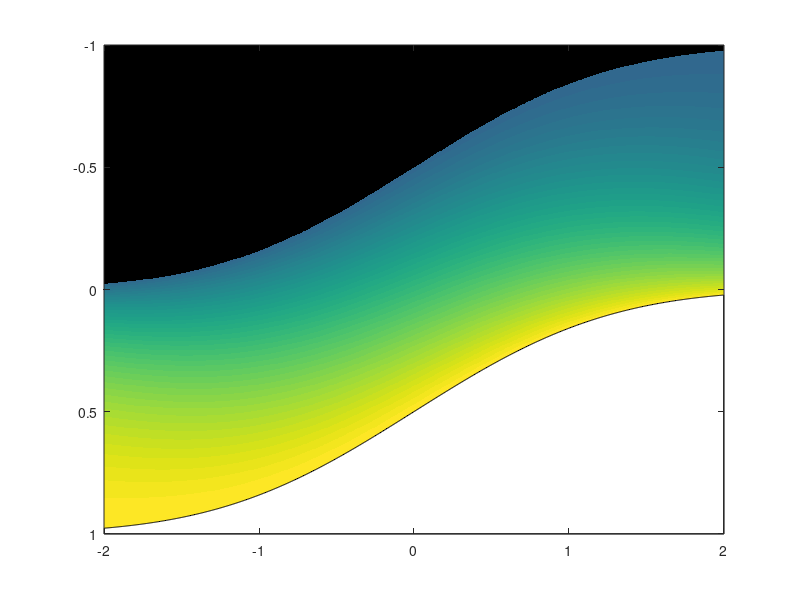

This chart was generated by the following MATLAB code: (Note: this script raises an error after producing the figure.)
bias = @(alp,mu_sigp,beta,siga_2) normcdf(sqrt(siga_2)*(norminv(beta)-(mu_sigp.*(1-sqrt(1-alp))))./sqrt(alp));
mus=linspace(-2,2,1001);
betas=linspace(-1,1,1001);
[q1,q2]=meshgrid(mus,betas);
alp=0.6;
siga_2=2/3;


y=bias(alp,q1,q2+normcdf(q1),siga_2);
xs=mus;


imagesc(mus,betas,y+0.5)
hold on
p=patch([xs,2,-2],[1-normcdf(xs),1,1],[1,1,1]);
% hatchfill2(p,'speckle','speckledensity',10000);
hatchfill2(p,'cross','hatchcolor',[0.5,0.5,0.5],'hatchdensity',10);
% plot_hatched([xs,2,-2],[1-normcdf(xs),1,1],2,[0,0,1],'-',45,25,1);
hold on
p=patch([xs,-2,-2],[-normcdf(xs),-1,0],[1,1,1]);
% hatchfill2(p,'speckle','speckledensity',10000);
hatchfill2(p,'cross','hatchcolor',[0.5,0.5,0.5],'hatchdensity',10);
% plot_hatched([xs,-2,-2],[-normcdf(xs),-1,0],2,[0,0,1],'-',45,25,1);
% plot([-2,2,2,-2,-2],[-1,-1,1,1,-1],'k','linewidth',4);


set(gcf,'color','white')
set(gca,'Ydir','normal')
axis square
set(gca,'TickDir','out')
set(gca,'linewidth',2)
box off
set(gca,'fontsize',11,'fontname','Helvetica Neue')
xticks([-2,-1,0,1,2])
yticks([-1,-0.5,0,0.5,1])
xticklabels({'-2','','0','','2'})
yticklabels({'-1','','0','','1'})

xlabel('perceptual bias');
ylabel('categorical bias');


c=colorbar;
c.Label.String = 'empirical bias';
c.Label.FontSize=11;
c.Label.FontName='Helvetica';
c.Ticks=[0.5,1,1.5];
c.TickLabels={'0','0.5','1'};
colormap gray

beta_bias=@(alp,mu,bias,siga_2) normcdf(sqrt(alp/siga_2).*norminv(bias)+mu.*(1-sqrt(1-alp)));
cc=cbrewer('seq','YlOrRd',9);
cc=cc(5:end,:);




x=mus;
y=beta_bias(alp,mus,0.1,siga_2);
hold on
plot(x,y-normcdf(x),'color',cc(1,:),'linewidth',2)
x=mus;
y=beta_bias(alp,mus,0.25,siga_2);
plot(x,y-normcdf(x),'color',cc(2,:),'linewidth',2)
x=mus;
y=beta_bias(alp,mus,0.5,siga_2);
plot(x,y-normcdf(x),'color',cc(3,:),'linewidth',2)
x=mus;
y=beta_bias(alp,mus,0.75,siga_2);
plot(x,y-normcdf(x),'color',cc(4,:),'linewidth',2)
x=mus;
y=beta_bias(alp,mus,0.9,siga_2);
plot(x,y-normcdf(x),'color',cc(5,:),'linewidth',2)


xlim([-2,2]);
ylim([-1,1]);








standardize_figure(1,[3,3])

axis square

% size_in=[3,3];
% set(gca,'labelfontsizemultiplier',1);
% 
% set(gcf,'PaperUnits','inches')
% set(gcf,'Units','normalized')
% set(gcf,'PaperPosition',[0,0,size_in]);
% set(gcf,'PaperSize',size_in);
% set(gcf,'resize','off')

saveas(gcf,['plots/fig_2I'],'pdf');
